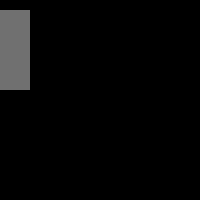
Frame 1 (no input)
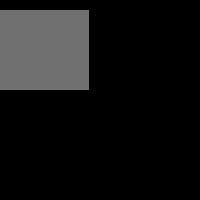
Frame 60 (the mouse pressed at the canvas centre just before this capture)
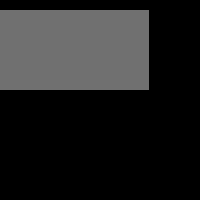
Frame 120 (the mouse held since frame 60 and released just before this capture)

The Processing sketch that drew these frames (run headless with seeded random() and noise(); from frame 60 on, the mouse is pressed at the canvas centre):

// Processing sketch: processing_80771
// ── processing_80771.pde

void setup() {
size(200, 200);
background(0);
frameRate(20);
noStroke();
fill(112);
}

int a = 0;

void draw() {
rect(a++, 10, 30, 80);
}
